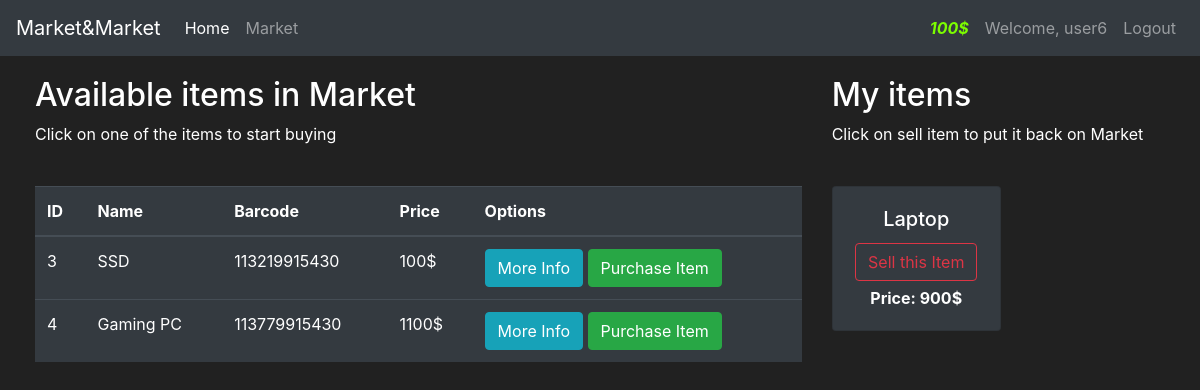
Page /market (signed in) on the committed database.
### market/models.py (models this page shows, shortened)
class User(db.Model, UserMixin):
    id = db.Column(db.Integer(), primary_key=True)
    username = db.Column(db.String(length=30), nullable=False, unique=True)
    email_address = db.Column(db.String(length=50), nullable=False, unique=True)
    password_hash = db.Column(db.String(length=60), nullable=False)
    budget = db.Column(db.Integer(), nullable=False, default=1000)
    items = db.relationship('Item', backref='owned_user', lazy=True)
    @property
    def prettier_budget(self):
        if len(str(self.budget)) >= 4:
            return f'{str(self.budget)[:-3]},{str(self.budget)[-3:]}$'
        else:
            return f"{self.budget}$"
    @property
    def password(self):
        return self.password

class Item(db.Model):
    id = db.Column(db.Integer(), primary_key=True)
    name = db.Column(db.String(length=30), nullable=False, unique=True)
    price = db.Column(db.Integer(), nullable=False)
    barcode = db.Column(db.String(length=12), nullable=False, unique=True)
    description = db.Column(db.String(length=1024), nullable=False, unique=True)
    owner = db.Column(db.Integer(), db.ForeignKey('user.id'))

### market/routes.py (the view, shortened to what this page needs)
@app.route("/market", methods=['GET', 'POST'])
@login_required  # this decorator executes before market_page function, so it'll automatically take care and redirect our users to login if they are not logged in
def market_page():
    purchase_form = PurchaseItemForm()
    selling_form = SellItemForm()
    if request.method == "GET":
        items = Item.query.filter_by(owner=None)  # the way of displaying not yet bought products
        owned_items = Item.query.filter_by(owner=current_user.id)
        return render_template('market.html', items=items, purchase_form=purchase_form, owned_items=owned_items,
                               selling_form=selling_form)

### market/models.py (called while the page is built)
@login_manager.user_loader
def load_user(user_id):
    return User.query.get(int(user_id))

### market/templates/market.html (shortened to what this page needs)
{% extends 'base.html' %}
{% block content %}
<div class="row" style="margin-top: 20px; margin-left: 20px">
    <div class="col-8">
        <h2>Available items in Market</h2>
        <p>Click on one of the items to start buying</p>
        <br>
        <table class="table table-hover table-dark">
            <thead>
            <tr>
                <th scope="col">ID</th>
                <th scope="col">Name</th>
                <th scope="col">Barcode</th>
                <th scope="col">Price</th>
                <th scope="col">Options</th>
            </tr>
            </thead>
            <tbody>
            {% for item in items %}
            <tr>
                <td>{{ item.id }}</td>
                <td>{{ item.name }}</td>
                <td>{{ item.barcode }}</td>
                <td>{{ item.price }}$</td>
                <td>
                    <button class="btn btn-outline btn-info" data-toggle="modal"
                            data-target="#Modal-MoreInfo-{{ item.id }}">More
                        Info
                    </button>
                    <button class="btn btn-outline btn-success" data-toggle="modal"
                            data-target="#Modal-PurchaseConfirm-{{ item.id }}">Purchase Item
                    </button>
                </td>
            </tr>
            {% endfor %}
            </tbody>
        </table>
    </div>
    <div class="col-4">
        <h2>My items</h2>
        <p>Click on sell item to put it back on Market</p>
        <br>
        <div class="row">
            {% for owned_item in owned_items %}
            <div class="col-md-6">
                <div style="margin-bottom: 5px" class="card text-center bg-dark">
                    <div class="card-body">
                        <h5 class="card-title">{{ owned_item.name }}</h5>
                        <button type="button" class="btn btn-outline-danger" style="margin-bottom: 5px"
                                data-toggle="modal" data-target="#Modal-SellingConfirm-{{ owned_item.id }}">
                            Sell this Item
                        </button>
                        <p class="card-text"><strong>
                            Price: {{ owned_item.price }}$
                        </strong></p>
                    </div>
                </div>
            </div>
            {% endfor %}
        </div>
    </div>
</div>
{% endblock %}

### market/templates/base.html (shortened to what this page needs)
<!doctype html>
<html lang="en">
<head>
    <link rel="stylesheet" href="https://cdn.jsdelivr.net/npm/bootstrap@4.5.3/dist/css/bootstrap.min.css"
>
</head>
<body>
<nav class="navbar navbar-expand-md navbar-dark bg-dark">
    <a class="navbar-brand" href="#">Market&Market</a>
    <div class="collapse navbar-collapse" id="navbarNav">
        <ul class="navbar-nav mr-auto">
            <li class="nav-item active">
                <a class="nav-link" href="{{ url_for('home_page') }}">Home <span class="sr-only">(current)</span></a>
            </li>
            <li class="nav-item">
                <a class="nav-link" href="{{ url_for('market_page') }}">Market</a>
            </li>
        </ul>
        {% if current_user.is_authenticated %}
        <ul class="navbar-nav">
            <li class="nav-item">
                <a class="nav-link" style="color: lawngreen; font-weight: bold">
                    <i class="bi bi-coin">{{ current_user.prettier_budget }}</i>
                </a>
            </li>
            <li class="nav-item">
                <a class="nav-link">Welcome, {{ current_user.username }} </a>
            </li>
            <li class="nav-item">
                <a class="nav-link" href="{{ url_for('logout_page') }}">Logout </a>
            </li>
        </ul>
        {% endif %}
    </div>
</nav>
{% block content %}
{% endblock %}
</body>
</html>

### market/templates/base.html (style rules this page uses)
body { background-color: #212121; color: white }

### rows in the picture
User: prettier_budget "100$", username "user6"
Item: id "3", name "SSD", barcode "113219915430", price "100"
Item: id "4", name "Gaming PC", barcode "113779915430", price "1100"
Item: name "Laptop", price "900"
